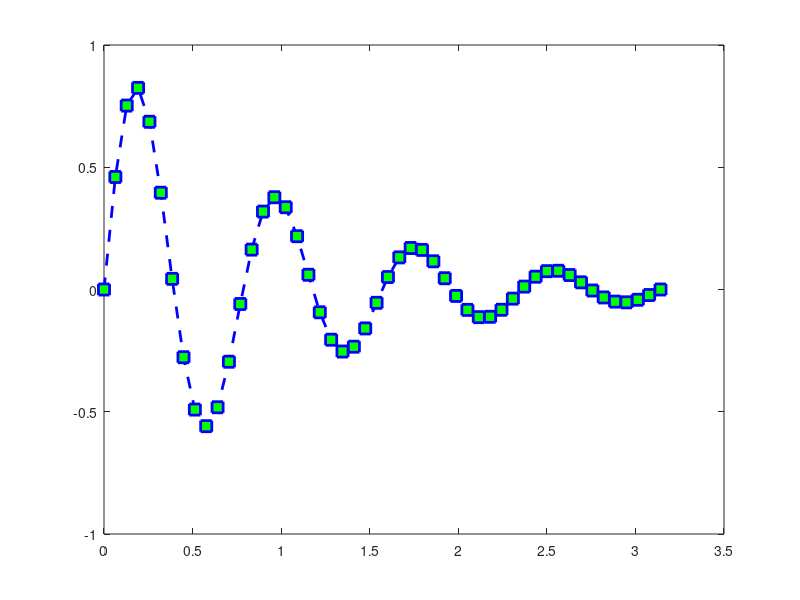

Recreate this plot in MATLAB.
clc
clear
x=linspace(0,pi,50);
y=exp(-x).*sin(8*x);
plot(x,y,'--sb', 'linewidth', 2,'markersize',8, 'markerfacecolor', 'g')